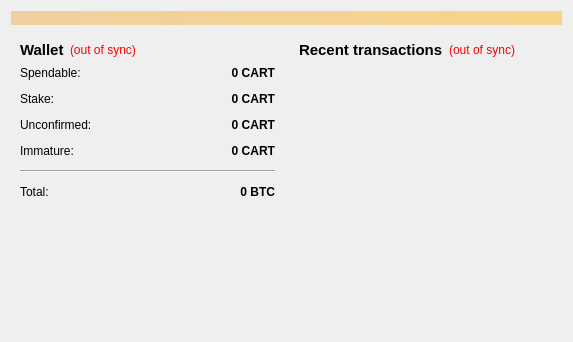
<?xml version="1.0" encoding="UTF-8"?>
<ui version="4.0">
 <class>OverviewPage</class>
 <widget class="QWidget" name="OverviewPage">
  <property name="geometry">
   <rect>
    <x>0</x>
    <y>0</y>
    <width>573</width>
    <height>342</height>
   </rect>
  </property>
  <property name="windowTitle">
   <string>Form</string>
  </property>
  <layout class="QVBoxLayout" name="topLayout">
   <item>
    <widget class="QLabel" name="labelAlerts">
     <property name="visible">
      <bool>false</bool>
     </property>
     <property name="styleSheet">
      <string notr="true">background-color: qlineargradient(x1: 0, y1: 0, x2: 1, y2: 0, stop:0 #F0D0A0, stop:1 #F8D488);  color:#000000
</string>
     </property>
     <property name="wordWrap">
      <bool>true</bool>
     </property>
     <property name="margin">
      <number>3</number>
     </property>
    </widget>
   </item>
   <item>
    <layout class="QHBoxLayout" name="horizontalLayout" stretch="1,1">
     <item>
      <layout class="QVBoxLayout" name="verticalLayout_2">
       <item>
        <widget class="QWidget" name="widget" native="true">
         <layout class="QVBoxLayout" name="verticalLayout_4">
          <item>
           <layout class="QHBoxLayout" name="horizontalLayout_4">
            <item>
             <widget class="QLabel" name="label_5">
              <property name="font">
               <font>
                <pointsize>11</pointsize>
                <weight>75</weight>
                <bold>true</bold>
               </font>
              </property>
              <property name="text">
               <string>Wallet</string>
              </property>
             </widget>
            </item>
            <item>
             <widget class="QLabel" name="labelWalletStatus">
              <property name="toolTip">
               <string>The displayed information may be out of date. Your wallet automatically synchronizes with the Cart network after a connection is established, but this process has not completed yet.</string>
              </property>
              <property name="styleSheet">
               <string notr="true">QLabel { color: red; }</string>
              </property>
              <property name="text">
               <string notr="true">(out of sync)</string>
              </property>
              <property name="alignment">
               <set>Qt::AlignLeading|Qt::AlignLeft|Qt::AlignVCenter</set>
              </property>
             </widget>
            </item>
            <item>
             <spacer name="horizontalSpacer_2">
              <property name="orientation">
               <enum>Qt::Horizontal</enum>
              </property>
              <property name="sizeHint" stdset="0">
               <size>
                <width>40</width>
                <height>20</height>
               </size>
              </property>
             </spacer>
            </item>
           </layout>
          </item>
          <item>
           <layout class="QFormLayout" name="formLayout_2">
            <property name="fieldGrowthPolicy">
             <enum>QFormLayout::AllNonFixedFieldsGrow</enum>
            </property>
            <property name="horizontalSpacing">
             <number>12</number>
            </property>
            <property name="verticalSpacing">
             <number>12</number>
            </property>
            <item row="0" column="0">
             <widget class="QLabel" name="label">
              <property name="text">
               <string>Spendable:</string>
              </property>
             </widget>
            </item>
            <item row="0" column="1">
             <widget class="QLabel" name="labelBalance">
              <property name="font">
               <font>
                <weight>75</weight>
                <bold>true</bold>
               </font>
              </property>
              <property name="cursor">
               <cursorShape>IBeamCursor</cursorShape>
              </property>
              <property name="toolTip">
               <string>Your current spendable balance</string>
              </property>
              <property name="text">
               <string notr="true">0 CART</string>
              </property>
              <property name="alignment">
               <set>Qt::AlignRight|Qt::AlignTrailing|Qt::AlignVCenter</set>
              </property>
              <property name="textInteractionFlags">
               <set>Qt::LinksAccessibleByMouse|Qt::TextSelectableByKeyboard|Qt::TextSelectableByMouse</set>
              </property>
             </widget>
            </item>
            <item row="1" column="0">
             <widget class="QLabel" name="label_6">
              <property name="text">
               <string>Stake:</string>
              </property>
             </widget>
            </item>
            <item row="1" column="1">
             <widget class="QLabel" name="labelStake">
              <property name="font">
               <font>
                <weight>75</weight>
                <bold>true</bold>
               </font>
              </property>
              <property name="cursor">
               <cursorShape>IBeamCursor</cursorShape>
              </property>
              <property name="toolTip">
               <string>Total of coins that was staked, and do not yet count toward the current balance</string>
              </property>
              <property name="text">
               <string notr="true">0 CART</string>
              </property>
              <property name="alignment">
               <set>Qt::AlignRight|Qt::AlignTrailing|Qt::AlignVCenter</set>
              </property>
              <property name="textInteractionFlags">
               <set>Qt::LinksAccessibleByMouse|Qt::TextSelectableByKeyboard|Qt::TextSelectableByMouse</set>
              </property>
             </widget>
            </item>
            <item row="2" column="0">
             <widget class="QLabel" name="label_3">
              <property name="text">
               <string>Unconfirmed:</string>
              </property>
             </widget>
            </item>
            <item row="2" column="1">
             <widget class="QLabel" name="labelUnconfirmed">
              <property name="font">
               <font>
                <weight>75</weight>
                <bold>true</bold>
               </font>
              </property>
              <property name="cursor">
               <cursorShape>IBeamCursor</cursorShape>
              </property>
              <property name="toolTip">
               <string>Total of transactions that have yet to be confirmed, and do not yet count toward the current balance</string>
              </property>
              <property name="text">
               <string notr="true">0 CART</string>
              </property>
              <property name="alignment">
               <set>Qt::AlignRight|Qt::AlignTrailing|Qt::AlignVCenter</set>
              </property>
              <property name="textInteractionFlags">
               <set>Qt::LinksAccessibleByMouse|Qt::TextSelectableByKeyboard|Qt::TextSelectableByMouse</set>
              </property>
             </widget>
            </item>
            <item row="3" column="0">
             <widget class="QLabel" name="labelImmatureText">
              <property name="text">
               <string>Immature:</string>
              </property>
             </widget>
            </item>
            <item row="3" column="1">
             <widget class="QLabel" name="labelImmature">
              <property name="font">
               <font>
                <weight>75</weight>
                <bold>true</bold>
               </font>
              </property>
              <property name="toolTip">
               <string>Mined balance that has not yet matured</string>
              </property>
              <property name="text">
               <string notr="true">0 CART</string>
              </property>
              <property name="alignment">
               <set>Qt::AlignRight|Qt::AlignTrailing|Qt::AlignVCenter</set>
              </property>
              <property name="textInteractionFlags">
               <set>Qt::LinksAccessibleByMouse|Qt::TextSelectableByKeyboard|Qt::TextSelectableByMouse</set>
              </property>
             </widget>
            </item>
            <item row="4" column="0" colspan="2">
             <widget class="Line" name="line">
              <property name="orientation">
               <enum>Qt::Horizontal</enum>
              </property>
             </widget>
            </item>
            <item row="5" column="0">
             <widget class="QLabel" name="labelTotalText">
              <property name="text">
               <string>Total:</string>
              </property>
             </widget>
            </item>
            <item row="5" column="1">
             <widget class="QLabel" name="labelTotal">
              <property name="font">
               <font>
                <weight>75</weight>
                <bold>true</bold>
               </font>
              </property>
              <property name="cursor">
               <cursorShape>IBeamCursor</cursorShape>
              </property>
              <property name="toolTip">
               <string>Your current total balance</string>
              </property>
              <property name="text">
               <string notr="true">0 BTC</string>
              </property>
              <property name="alignment">
               <set>Qt::AlignRight|Qt::AlignTrailing|Qt::AlignVCenter</set>
              </property>
              <property name="textInteractionFlags">
               <set>Qt::LinksAccessibleByMouse|Qt::TextSelectableByKeyboard|Qt::TextSelectableByMouse</set>
              </property>
             </widget>
            </item>
           </layout>
          </item>
         </layout>
        </widget>
       </item>
       <item>
        <widget class="QLabel" name="coinLogo">
         <property name="text">
          <string/>
         </property>
         <property name="pixmap">
          <pixmap resource="../bitcoin.qrc">:/icons/logo_backg</pixmap>
         </property>
         <property name="alignment">
          <set>Qt::AlignCenter</set>
         </property>
         <property name="margin">
          <number>-2</number>
         </property>
        </widget>
       </item>
       <item>
        <spacer name="verticalSpacer">
         <property name="orientation">
          <enum>Qt::Vertical</enum>
         </property>
         <property name="sizeHint" stdset="0">
          <size>
           <width>20</width>
           <height>40</height>
          </size>
         </property>
        </spacer>
       </item>
      </layout>
     </item>
     <item>
      <layout class="QVBoxLayout" name="verticalLayout_3">
       <item>
        <widget class="QWidget" name="widget_2" native="true">
         <layout class="QVBoxLayout" name="verticalLayout">
          <item>
           <layout class="QHBoxLayout" name="horizontalLayout_2">
            <item>
             <widget class="QLabel" name="label_4">
              <property name="font">
               <font>
                <pointsize>11</pointsize>
                <weight>75</weight>
                <bold>true</bold>
               </font>
              </property>
              <property name="text">
               <string>&lt;b&gt;Recent transactions&lt;/b&gt;</string>
              </property>
             </widget>
            </item>
            <item>
             <widget class="QLabel" name="labelTransactionsStatus">
              <property name="toolTip">
               <string>The displayed information may be out of date. Your wallet automatically synchronizes with the Cart network after a connection is established, but this process has not completed yet.</string>
              </property>
              <property name="styleSheet">
               <string notr="true">QLabel { color: red; }</string>
              </property>
              <property name="text">
               <string notr="true">(out of sync)</string>
              </property>
              <property name="alignment">
               <set>Qt::AlignRight|Qt::AlignTrailing|Qt::AlignVCenter</set>
              </property>
             </widget>
            </item>
            <item>
             <spacer name="horizontalSpacer">
              <property name="orientation">
               <enum>Qt::Horizontal</enum>
              </property>
              <property name="sizeHint" stdset="0">
               <size>
                <width>40</width>
                <height>20</height>
               </size>
              </property>
             </spacer>
            </item>
           </layout>
          </item>
          <item>
           <widget class="QListView" name="listTransactions">
            <property name="styleSheet">
             <string notr="true">QListView { background: transparent; }</string>
            </property>
            <property name="frameShape">
             <enum>QFrame::NoFrame</enum>
            </property>
            <property name="verticalScrollBarPolicy">
             <enum>Qt::ScrollBarAlwaysOff</enum>
            </property>
            <property name="horizontalScrollBarPolicy">
             <enum>Qt::ScrollBarAlwaysOff</enum>
            </property>
            <property name="selectionMode">
             <enum>QAbstractItemView::NoSelection</enum>
            </property>
           </widget>
          </item>
         </layout>
        </widget>
       </item>
      </layout>
     </item>
    </layout>
   </item>
  </layout>
 </widget>
 <resources>
  <include location="../bitcoin.qrc"/>
 </resources>
 <connections/>
</ui>
